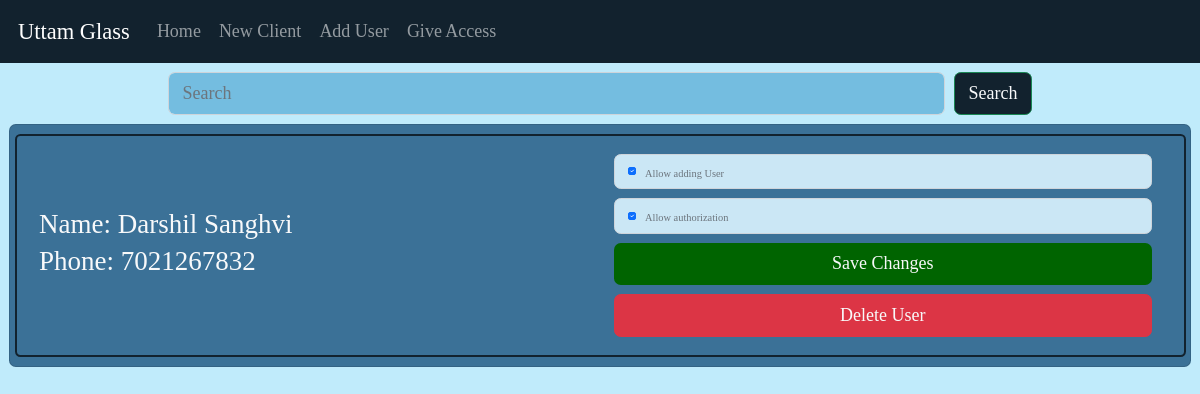
Screenshot of /6/authorize/ with the database file from the repository.
### uttam_app/models.py (models this page shows, shortened)
class User(models.Model):
    user_id = models.AutoField(primary_key=True)
    phone = models.CharField(max_length=100)
    fullname = models.CharField(max_length=100)
    password = models.CharField(max_length=100)
    add_users = models.BooleanField()
    give_access = models.BooleanField()

### uttam_app/views.py (the view, shortened to what this page needs)
# urls.py: path('<int:id>/authorize/', views.authorizeUsers, name="Authorize Users"),
def authorizeUsers(request, id):
    user_details = User.objects.filter(user_id=id)
    last_seen = []
    all_users = User.objects.all()
    return render(request, "authorize.html", {"id":id,"add_users":user_details[0].add_users, "authorize":user_details[0].give_access, "all_users":all_users})

### uttam_app/templates/authorize.html (shortened to what this page needs)
{% extends 'basic.html' %}
{% block body %}
<div class="container justify-content-end px-3 my-2 w-75" id="Search">
    <form class="d-flex" role="search" method="POST">
      <input class="form-control me-2 text-light" style="background-color:#74BDE0;" type="search" placeholder="Search" aria-label="Search" name="searchQuery" required>
      <button class="btn btn-outline-success text-light" style="background-color: #12222e;" type="submit" name="searchSubmit">Search</button>
    </form>
</div>
<div class="fluid-container mx-2">
    <div class="list-group" >
        <div href="#" class="list-group-item list-group-item-action" style="background-color:#3B7197;">
        {% for user in all_users %}
        {% if user.user_id is not id %}
            <div class="d-flex flex-col align-items-center justify-content-between px-2 py-2 row" style="border:2px solid #12222e;border-radius:0.3em;" data-aos="fade-right">
                <div class=" col-md-6">
                        <h4 class="mb-1 text-light">Name: {{user.fullname}}</h4>
                        <h4 class="mb-1 text-light">Phone: {{user.phone}}</h4>
                </div>
                <div class=" col-md-6">
                    <div>
                        <form method="POST" id="Form">
                            <div class="input-group-text me-2 my-2" style="background-color:#cbe7f5;">
                                <input class="form-check-input mt-0 me-2" type="checkbox" name="allow_adding_users" id="add{{user.user_id}}" {% if user.add_users %}checked{% endif %} aria-label="Checkbox for following text input" >
                                <span class="form-text">Allow adding User</span>
                            </div>
                            <div class="input-group-text me-2 my-2" style="background-color:#cbe7f5;">
                                <input class="form-check-input mt-0 me-2" type="checkbox" name="allow_authorize" id="authorize{{user.user_id}}" aria-label="Checkbox for following text input" {% if user.give_access %}checked{% endif %}>
                                        <span class="form-text">Allow authorization</span>
                            </div>
                            <div class=" me-2 my-2">
                                <button class="btn text-light w-100" type="submit" class="userForm"  id="userForm{{user.user_id}}" value="Save Changes" name="userSubmit" style="background-color:darkgreen;">Save Changes</button>
                            </div>
                            <div class=" me-2 my-2">
                                <a class="btn btn-danger text-light w-100" class="userForm" href="/{{id}}/delete-user/{{user.user_id}}/" value="delete user" name="deleteuser">Delete User</a>
                            </div>
                        </form>
                </div>
            </div>
        </div>
            {% endif %}
            {% endfor %}
    </div>
    </div>
</div>
{% endblock %}

### uttam_app/templates/basic.html (style rules this page uses)
:root { margin:0px; padding:0px; }
* { font-size:large; font-family: 'Bitter', serif; margin:0px; padding:0px; }

### uttam_app/templates/authorize.html (style rules this page uses)
* { color:white; }
@media only screen and (max-width: 1200px) { .form-text { font-size: 1.3vh !important; } }
@media only screen and (max-width: 1200px) { input[type="checkbox"] { font-size:1vh; } }

### rows the page displays
User: fullname "Darshil Sanghvi", phone "7021267832", add_users "☑", give_access "☑"
